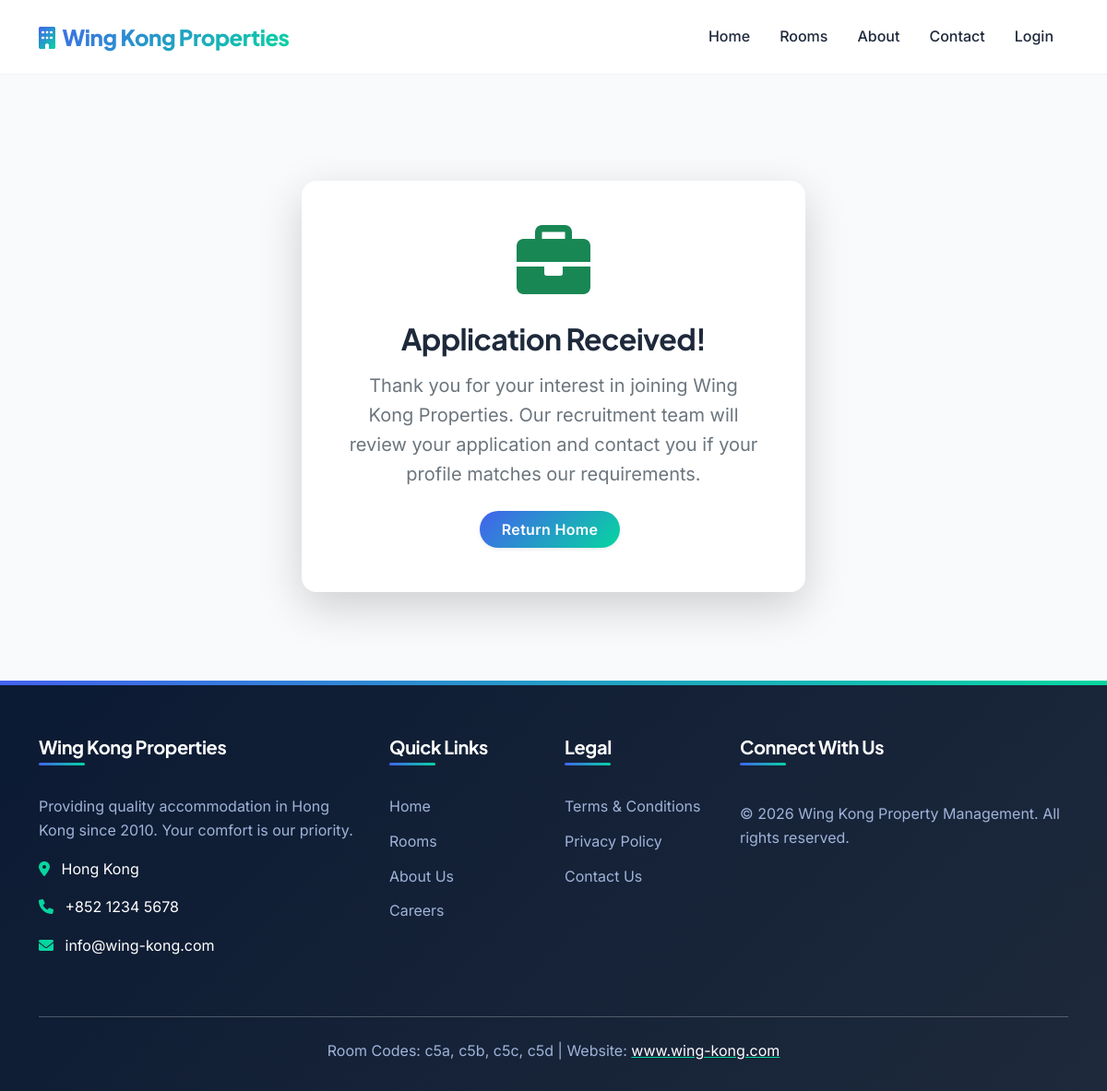
Screenshot of /careers/thanks/ with the database file from the repository.
### website/models.py (models this page shows, shortened)
class WebsiteConfig(models.Model):
    site_title = models.CharField(max_length=200, default="Wing Kong Property Management")
    site_description = models.TextField(blank=True)
    contact_email = models.EmailField(default="info@wing-kong.com")
    contact_phone = models.CharField(max_length=20, default="+852 1234 5678")
    address = models.TextField()
    facebook_url = models.URLField(blank=True)
    instagram_url = models.URLField(blank=True)
    whatsapp_number = models.CharField(max_length=20, blank=True)
    deposit_amount = models.DecimalField(max_digits=10, decimal_places=2, default=2500.00)
    min_stay_months = models.IntegerField(default=3)
    max_stay_months = models.IntegerField(default=24)
    updated_at = models.DateTimeField(auto_now=True)

### website/views.py (the view)
# urls.py: path('careers/thanks/', CareersThanksView.as_view(), name='careers_thanks'),
class CareersThanksView(TemplateView):
    template_name = 'website/careers_thanks.html'
    def get_context_data(self, **kwargs):
        context = super().get_context_data(**kwargs)
        config = WebsiteConfig.objects.first()
        context['config'] = config
        return context

### website/templates/website/careers_thanks.html (shortened to what this page needs)
{% extends "website/base.html" %}
{% block content %}
<div class="container my-5 py-5 text-center">
    <div class="row justify-content-center">
        <div class="col-md-8 col-lg-6">
            <div class="card border-0 shadow-lg mt-4">
                <div class="card-body p-5">
                    <div class="mb-4">
                        <i class="fas fa-briefcase text-success" style="font-size: 5rem;"></i>
                    </div>
                    <h2 class="fw-bold mb-3">Application Received!</h2>
                    <p class="text-muted fs-5 mb-4">Thank you for your interest in joining Wing Kong Properties. Our
                        recruitment team will review your application and contact you if your profile matches our
                        requirements.</p>
                    <a href="{% url 'website:home' %}" class="btn btn-primary px-4 py-2 me-2 shadow-sm">Return Home</a>
                </div>
            </div>
        </div>
    </div>
</div>
{% endblock %}

### website/templates/website/base.html (shortened to what this page needs)
<!DOCTYPE html>
<html lang="en">
<head>
    <link href="https://cdn.jsdelivr.net/npm/bootstrap@5.1.3/dist/css/bootstrap.min.css" rel="stylesheet">
    <link rel="stylesheet" href="https://cdnjs.cloudflare.com/ajax/libs/font-awesome/6.0.0/css/all.min.css">
</head>
<body>
    <nav class="navbar navbar-expand-lg navbar-light fixed-top">
        <div class="container">
            <a class="navbar-brand" href="{% url 'website:home' %}">
                <i class="fas fa-building me-2"></i>Wing Kong Properties
            </a>
            <div class="collapse navbar-collapse" id="navbarNav">
                <ul class="navbar-nav ms-auto">
                    <li class="nav-item">
                        <a class="nav-link" href="{% url 'website:home' %}">Home</a>
                    </li>
                    <li class="nav-item">
                        <a class="nav-link" href="{% url 'website:room_list' %}">Rooms</a>
                    </li>
                    <li class="nav-item">
                        <a class="nav-link" href="{% url 'website:about' %}">About</a>
                    </li>
                    <li class="nav-item">
                        <a class="nav-link" href="{% url 'website:contact' %}">Contact</a>
                    </li>
                    {% if user.is_authenticated %}
                        <li class="nav-item dropdown">
                            <a class="nav-link dropdown-toggle" href="#" id="userDropdown" role="button" data-bs-toggle="dropdown">
                                <i class="fas fa-user-circle me-1"></i>My Account
                            </a>
                            <ul class="dropdown-menu">
                                <li><a class="dropdown-item" href="{% url 'website:tenant_dashboard' %}">Dashboard</a></li>
                                <li><a class="dropdown-item" href="{% url 'website:tenant_payments' %}">Payments</a></li>
                                <li><a class="dropdown-item" href="{% url 'website:tenant_maintenance' %}">Maintenance</a></li>
                                <li><hr class="dropdown-divider"></li>
                                {% if user.is_staff %}
                                    <li><a class="dropdown-item" href="/crm/">CRM Dashboard</a></li>
                                {% endif %}
                                <li><a class="dropdown-item" href="{% url 'admin:logout' %}">Logout</a></li>
                            </ul>
                        </li>
                    {% else %}
                        <li class="nav-item">
                            <a class="nav-link" href="{% url 'admin:login' %}?next={{ request.path }}">Login</a>
                        </li>
                    {% endif %}
                </ul>
            </div>
        </div>
    </nav>
    <div style="height: 76px;"></div>
    <main>
        {% block content %}{% endblock %}
    </main>
    <footer class="footer">
        <div class="container">
            <div class="row gy-4">
                <div class="col-lg-4 col-md-6">
                    <h5>Wing Kong Properties</h5>
                    <p class="mt-3" style="color: #a0b3d9;">Providing quality accommodation in Hong Kong since 2010. Your comfort is our priority.</p>
                    {% if config %}
                        <p><i class="fas fa-map-marker-alt me-2" style="color: var(--secondary);"></i> {{ config.address }}</p>
                        <p><i class="fas fa-phone me-2" style="color: var(--secondary);"></i> {{ config.contact_phone }}</p>
                        <p><i class="fas fa-envelope me-2" style="color: var(--secondary);"></i> {{ config.contact_email }}</p>
                    {% endif %}
                </div>
                <div class="col-lg-2 col-md-6">
                    <h5>Quick Links</h5>
                    <ul class="mt-3">
                        <li><a href="{% url 'website:home' %}">Home</a></li>
                        <li><a href="{% url 'website:room_list' %}">Rooms</a></li>
                        <li><a href="{% url 'website:about' %}">About Us</a></li>
                        <li><a href="{% url 'website:careers' %}">Careers</a></li>
                    </ul>
                </div>
                <div class="col-lg-2 col-md-6">
                    <h5>Legal</h5>
                    <ul class="mt-3">
                        <li><a href="{% url 'website:terms' %}">Terms & Conditions</a></li>
                        <li><a href="{% url 'website:privacy' %}">Privacy Policy</a></li>
                        <li><a href="{% url 'website:contact' %}">Contact Us</a></li>
                    </ul>
                </div>
                <div class="col-lg-4 col-md-6">
                    <h5>Connect With Us</h5>
                    <p class="mt-4 mb-0" style="color: #a0b3d9;">© {% now "Y" %} Wing Kong Property Management. All rights reserved.</p>
                </div>
            </div>
            <hr class="mt-5 mb-4" style="border-color: rgba(255, 255, 255, 0.1);">
            <div class="row">
                <div class="col-md-12 text-center">
                    <p class="mb-0" style="color: #a0b3d9;">Room Codes: c5a, c5b, c5c, c5d | Website: <a href="https://www.wing-kong.com" class="text-white" style="text-decoration: underline; text-decoration-color: var(--secondary);">www.wing-kong.com</a></p>
                </div>
            </div>
        </div>
    </footer>
</body>
</html>

### website/templates/website/base.html (style rules this page uses)
:root { --primary: #4361ee; --primary-dark: #3a56d4; --secondary: #06d6a0; --accent: #f72585; --dark: #1e293b; --light: #f8fafc; --gray: #64748b; --light-gray: #e2e8f0; --gradient: linear-gradient(135deg, #4361ee, #06d6a0); --gradient-accent: linear-gradient(135deg, #f72585, #b5179e); --shadow-sm: 0 4px 6px -1px rgba(0, 0, 0, 0.1), 0 2px 4px -1px rgba(0, 0, 0, 0.06); --shadow-md: 0 10px 15px -3px rgba(0, 0, 0, 0.1), 0 4px 6px -2px rgba(0, 0, 0, 0.05); --shadow-lg: 0 20px 25px -5px rgba(0, 0, 0, 0.1), 0 10px 10px -5px rgba(0, 0, 0, 0.04); --shadow-hover: 0 30px 40px -15px rgba(67, 97, 238, 0.3); --border-radius: 1rem; --border-radius-sm: 0.5rem; }
body { font-family: 'Inter', sans-serif; background-color: var(--light); color: var(--dark); line-height: 1.6; overflow-x: hidden; }
h1, h2, h3, h4, h5, h6 { font-family: 'Plus Jakarta Sans', sans-serif; font-weight: 700; letter-spacing: -0.02em; }
.navbar { background: rgba(255, 255, 255, 0.95) !important; backdrop-filter: blur(10px); border-bottom: 1px solid rgba(0, 0, 0, 0.05); padding: 1rem 0; transition: all 0.3s ease; }
.navbar-brand { font-family: 'Plus Jakarta Sans', sans-serif; font-weight: 800; font-size: 1.5rem; background: var(--gradient); -webkit-background-clip: text; -webkit-text-fill-color: transparent; background-clip: text; letter-spacing: -0.02em; }
.navbar-brand i { background: var(--gradient); -webkit-background-clip: text; -webkit-text-fill-color: transparent; background-clip: text; margin-right: 0.5rem; }
.nav-link { font-weight: 500; color: var(--dark) !important; padding: 0.5rem 1rem !important; transition: all 0.3s ease; position: relative; }
.nav-link::after { content: ''; position: absolute; bottom: 0; left: 1rem; right: 1rem; height: 2px; background: var(--gradient); transform: scaleX(0); transition: transform 0.3s ease; }
.btn { font-weight: 600; padding: 0.75rem 2rem; border-radius: 2rem; transition: all 0.3s ease; position: relative; overflow: hidden; z-index: 1; letter-spacing: 0.3px; }
.btn::before { content: ''; position: absolute; top: 0; left: -100%; width: 100%; height: 100%; background: linear-gradient(90deg, transparent, rgba(255, 255, 255, 0.2), transparent); transition: left 0.5s ease; z-index: -1; }
.btn-primary { background: var(--gradient); border: none; box-shadow: 0 8px 20px -8px var(--primary); }
.card { border: none; border-radius: var(--border-radius); overflow: hidden; transition: all 0.3s ease; background: white; box-shadow: var(--shadow-sm); }
.footer { background: linear-gradient(135deg, #0b1a33, #1e293b); color: white; padding: 60px 0 30px; position: relative; overflow: hidden; }
.footer::before { content: ''; position: absolute; top: 0; left: 0; right: 0; height: 5px; background: var(--gradient); }
.footer h5 { font-size: 1.25rem; margin-bottom: 1.5rem; position: relative; display: inline-block; }
.footer h5::after { content: ''; position: absolute; bottom: -0.5rem; left: 0; width: 50px; height: 3px; background: var(--gradient); border-radius: 2px; }
.footer ul { list-style: none; padding: 0; }
.footer ul li { margin-bottom: 0.75rem; }
.footer ul li a { color: #a0b3d9; text-decoration: none; transition: all 0.2s ease; display: inline-block; }

### rows the page displays
WebsiteConfig: address "Hong Kong", contact_phone "+852 1234 5678", contact_email "info@wing-kong.com"
